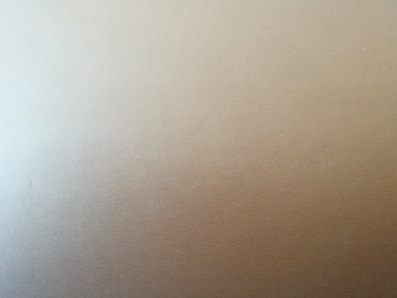
#> input picture Moudel10/Haralick/testing/IMG_20180127_104828.jpg, 397 x 298 px
$ python Mg_Orientation.py --image ../Moudel10/Haralick/testing/IMG_20180127_104828.jpg   (older library calls are emulated)
#> lines starting #> are read from the running program, lines starting #| are printed output that depends on the picture
#coding=utf-8
import numpy as np
import argparse
import cv2

ap  = argparse.ArgumentParser()
ap.add_argument("-i", "--image", required = True, help = "Path to the image")
ap.add_argument("-l", "--lower-angle", type = float, default = 175.0, help = "Lower orientation angle")
ap.add_argument("-u", "--upper-angle", type = float, default = 180.0, help = "Upper orientation angle")
args = vars(ap.parse_args())

image = cv2.imread(args["image"])
#> image is the input picture: shape (298, 397, 3); mean B, G, R 145.3, 159.2, 169.4
gray = cv2.cvtColor(image, cv2.COLOR_BGR2GRAY)
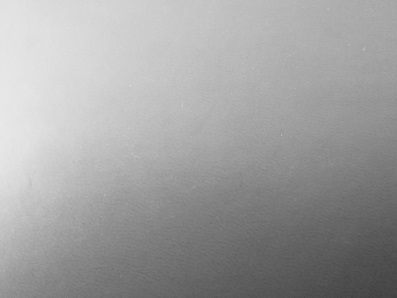
#> gray: shape (298, 397); min 65, max 233, mean 160.7

cv2.imshow("Original", image)
gX = cv2.Sobel(gray, cv2.CV_64F, 1, 0)
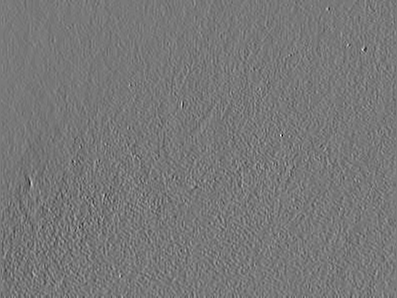
#> gX: shape (298, 397) float64; min -87, max 94, mean -1.8; drawn with min black and max white
gY = cv2.Sobel(gray, cv2.CV_64F, 0, 1)
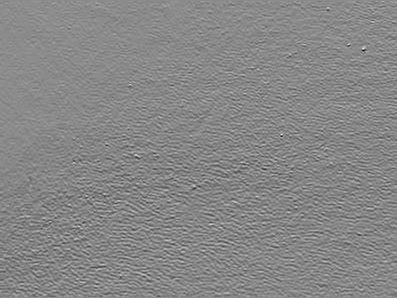
#> gY: shape (298, 397) float64; min -90, max 75, mean -2.6; drawn with min black and max white

mag = np.sqrt((gX ** 2) + (gY ** 2))
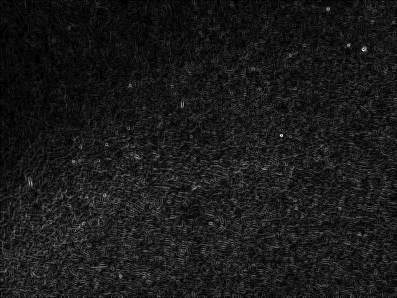
#> mag: shape (298, 397) float64; min 0, max 96.1, mean 9.9; drawn with min black and max white
orientation = np.arctan2(gY, gX) * (180 / np.pi)%180
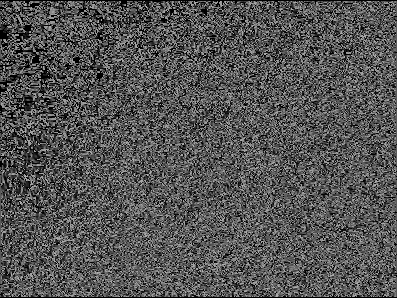
#> orientation: shape (298, 397) float64; min 0, max 178.7, mean 83.7

idxs = np.where(orientation >= args["lower_angle"], orientation,  - 1)
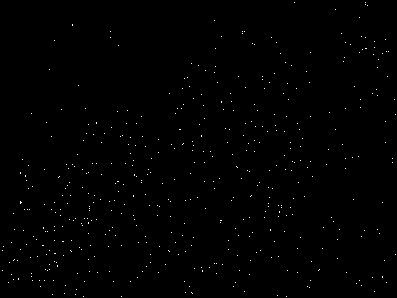
#> idxs: shape (298, 397) float64; min -1, max 178.7, mean -0.2; drawn with min black and max white
idxs = np.where(orientation <= args["upper_angle"], idxs,  -1)
mask = np.zeros(gray.shape, dtype = "uint8")
mask[idxs > -1] = 255

cv2.imshow("Mask", mask)
cv2.waitKey(0)
